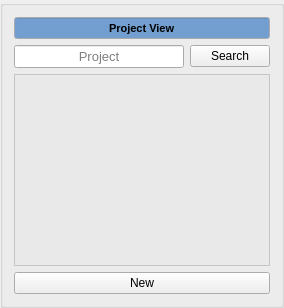
        <widget class="QGroupBox" name="project_view_groupbox">
         <property name="title">
          <string/>
         </property>
         <layout class="QGridLayout" name="gridLayout">
          <item row="1" column="0">
           <widget class="QLineEdit" name="project_search_lineedit">
            <property name="palette">
             <palette>
              <active>
               <colorrole role="WindowText">
                <brush brushstyle="SolidPattern">
                 <color alpha="255">
                  <red>0</red>
                  <green>0</green>
                  <blue>0</blue>
                 </color>
                </brush>
               </colorrole>
               <colorrole role="Dark">
                <brush brushstyle="SolidPattern">
                 <color alpha="255">
                  <red>119</red>
                  <green>119</green>
                  <blue>118</blue>
                 </color>
                </brush>
               </colorrole>
               <colorrole role="Mid">
                <brush brushstyle="SolidPattern">
                 <color alpha="255">
                  <red>159</red>
                  <green>159</green>
                  <blue>157</blue>
                 </color>
                </brush>
               </colorrole>
               <colorrole role="Text">
                <brush brushstyle="SolidPattern">
                 <color alpha="255">
                  <red>0</red>
                  <green>0</green>
                  <blue>0</blue>
                 </color>
                </brush>
               </colorrole>
               <colorrole role="ButtonText">
                <brush brushstyle="SolidPattern">
                 <color alpha="255">
                  <red>0</red>
                  <green>0</green>
                  <blue>0</blue>
                 </color>
                </brush>
               </colorrole>
               <colorrole role="Base">
                <brush brushstyle="SolidPattern">
                 <color alpha="255">
                  <red>255</red>
                  <green>255</green>
                  <blue>255</blue>
                 </color>
                </brush>
               </colorrole>
               <colorrole role="Window">
                <brush brushstyle="SolidPattern">
                 <color alpha="255">
                  <red>238</red>
                  <green>238</green>
                  <blue>236</blue>
                 </color>
                </brush>
               </colorrole>
               <colorrole role="Shadow">
                <brush brushstyle="SolidPattern">
                 <color alpha="255">
                  <red>0</red>
                  <green>0</green>
                  <blue>0</blue>
                 </color>
                </brush>
               </colorrole>
               <colorrole role="AlternateBase">
                <brush brushstyle="SolidPattern">
                 <color alpha="255">
                  <red>184</red>
                  <green>184</green>
                  <blue>184</blue>
                 </color>
                </brush>
               </colorrole>
               <colorrole role="ToolTipBase">
                <brush brushstyle="SolidPattern">
                 <color alpha="255">
                  <red>255</red>
                  <green>255</green>
                  <blue>220</blue>
                 </color>
                </brush>
               </colorrole>
               <colorrole role="ToolTipText">
                <brush brushstyle="SolidPattern">
                 <color alpha="255">
                  <red>0</red>
                  <green>0</green>
                  <blue>0</blue>
                 </color>
                </brush>
               </colorrole>
               <colorrole role="PlaceholderText">
                <brush brushstyle="NoBrush">
                 <color alpha="128">
                  <red>0</red>
                  <green>0</green>
                  <blue>0</blue>
                 </color>
                </brush>
               </colorrole>
              </active>
              <inactive>
               <colorrole role="WindowText">
                <brush brushstyle="SolidPattern">
                 <color alpha="255">
                  <red>0</red>
                  <green>0</green>
                  <blue>0</blue>
                 </color>
                </brush>
               </colorrole>
               <colorrole role="Dark">
                <brush brushstyle="SolidPattern">
                 <color alpha="255">
                  <red>119</red>
                  <green>119</green>
                  <blue>118</blue>
                 </color>
                </brush>
               </colorrole>
               <colorrole role="Mid">
                <brush brushstyle="SolidPattern">
                 <color alpha="255">
                  <red>159</red>
                  <green>159</green>
                  <blue>157</blue>
                 </color>
                </brush>
               </colorrole>
               <colorrole role="Text">
                <brush brushstyle="SolidPattern">
                 <color alpha="255">
                  <red>0</red>
                  <green>0</green>
                  <blue>0</blue>
                 </color>
                </brush>
               </colorrole>
               <colorrole role="ButtonText">
                <brush brushstyle="SolidPattern">
                 <color alpha="255">
                  <red>0</red>
                  <green>0</green>
                  <blue>0</blue>
                 </color>
                </brush>
               </colorrole>
               <colorrole role="Base">
                <brush brushstyle="SolidPattern">
                 <color alpha="255">
                  <red>255</red>
                  <green>255</green>
                  <blue>255</blue>
                 </color>
                </brush>
               </colorrole>
               <colorrole role="Window">
                <brush brushstyle="SolidPattern">
                 <color alpha="255">
                  <red>238</red>
                  <green>238</green>
                  <blue>236</blue>
                 </color>
                </brush>
               </colorrole>
               <colorrole role="Shadow">
                <brush brushstyle="SolidPattern">
                 <color alpha="255">
                  <red>0</red>
                  <green>0</green>
                  <blue>0</blue>
                 </color>
                </brush>
               </colorrole>
               <colorrole role="AlternateBase">
                <brush brushstyle="SolidPattern">
                 <color alpha="255">
                  <red>184</red>
                  <green>184</green>
                  <blue>184</blue>
                 </color>
                </brush>
               </colorrole>
               <colorrole role="ToolTipBase">
                <brush brushstyle="SolidPattern">
                 <color alpha="255">
                  <red>255</red>
                  <green>255</green>
                  <blue>220</blue>
                 </color>
                </brush>
               </colorrole>
               <colorrole role="ToolTipText">
                <brush brushstyle="SolidPattern">
                 <color alpha="255">
                  <red>0</red>
                  <green>0</green>
                  <blue>0</blue>
                 </color>
                </brush>
               </colorrole>
               <colorrole role="PlaceholderText">
                <brush brushstyle="NoBrush">
                 <color alpha="128">
                  <red>0</red>
                  <green>0</green>
                  <blue>0</blue>
                 </color>
                </brush>
               </colorrole>
              </inactive>
              <disabled>
               <colorrole role="WindowText">
                <brush brushstyle="SolidPattern">
                 <color alpha="255">
                  <red>119</red>
                  <green>119</green>
                  <blue>118</blue>
                 </color>
                </brush>
               </colorrole>
               <colorrole role="Dark">
                <brush brushstyle="SolidPattern">
                 <color alpha="255">
                  <red>119</red>
                  <green>119</green>
                  <blue>118</blue>
                 </color>
                </brush>
               </colorrole>
               <colorrole role="Mid">
                <brush brushstyle="SolidPattern">
                 <color alpha="255">
                  <red>159</red>
                  <green>159</green>
                  <blue>157</blue>
                 </color>
                </brush>
               </colorrole>
               <colorrole role="Text">
                <brush brushstyle="SolidPattern">
                 <color alpha="255">
                  <red>119</red>
                  <green>119</green>
                  <blue>118</blue>
                 </color>
                </brush>
               </colorrole>
               <colorrole role="ButtonText">
                <brush brushstyle="SolidPattern">
                 <color alpha="255">
                  <red>119</red>
                  <green>119</green>
                  <blue>118</blue>
                 </color>
                </brush>
               </colorrole>
               <colorrole role="Base">
                <brush brushstyle="SolidPattern">
                 <color alpha="255">
                  <red>238</red>
                  <green>238</green>
                  <blue>236</blue>
                 </color>
                </brush>
               </colorrole>
               <colorrole role="Window">
                <brush brushstyle="SolidPattern">
                 <color alpha="255">
                  <red>238</red>
                  <green>238</green>
                  <blue>236</blue>
                 </color>
                </brush>
               </colorrole>
               <colorrole role="Shadow">
                <brush brushstyle="SolidPattern">
                 <color alpha="255">
                  <red>0</red>
                  <green>0</green>
                  <blue>0</blue>
                 </color>
                </brush>
               </colorrole>
               <colorrole role="AlternateBase">
                <brush brushstyle="SolidPattern">
                 <color alpha="255">
                  <red>184</red>
                  <green>184</green>
                  <blue>184</blue>
                 </color>
                </brush>
               </colorrole>
               <colorrole role="ToolTipBase">
                <brush brushstyle="SolidPattern">
                 <color alpha="255">
                  <red>255</red>
                  <green>255</green>
                  <blue>220</blue>
                 </color>
                </brush>
               </colorrole>
               <colorrole role="ToolTipText">
                <brush brushstyle="SolidPattern">
                 <color alpha="255">
                  <red>0</red>
                  <green>0</green>
                  <blue>0</blue>
                 </color>
                </brush>
               </colorrole>
               <colorrole role="PlaceholderText">
                <brush brushstyle="NoBrush">
                 <color alpha="128">
                  <red>0</red>
                  <green>0</green>
                  <blue>0</blue>
                 </color>
                </brush>
               </colorrole>
              </disabled>
             </palette>
            </property>
            <property name="font">
             <font>
              <pointsize>10</pointsize>
             </font>
            </property>
            <property name="text">
             <string/>
            </property>
            <property name="alignment">
             <set>Qt::AlignCenter</set>
            </property>
            <property name="placeholderText">
             <string>Project</string>
            </property>
           </widget>
          </item>
          <item row="1" column="1">
           <widget class="QPushButton" name="project_view_search_button">
            <property name="text">
             <string>Search</string>
            </property>
           </widget>
          </item>
          <item row="2" column="0" colspan="2">
           <widget class="QListWidget" name="project_list">
            <property name="palette">
             <palette>
              <active>
               <colorrole role="WindowText">
                <brush brushstyle="SolidPattern">
                 <color alpha="255">
                  <red>0</red>
                  <green>0</green>
                  <blue>0</blue>
                 </color>
                </brush>
               </colorrole>
               <colorrole role="Button">
                <brush brushstyle="SolidPattern">
                 <color alpha="255">
                  <red>255</red>
                  <green>255</green>
                  <blue>255</blue>
                 </color>
                </brush>
               </colorrole>
               <colorrole role="Light">
                <brush brushstyle="SolidPattern">
                 <color alpha="255">
                  <red>255</red>
                  <green>255</green>
                  <blue>255</blue>
                 </color>
                </brush>
               </colorrole>
               <colorrole role="Midlight">
                <brush brushstyle="SolidPattern">
                 <color alpha="255">
                  <red>255</red>
                  <green>255</green>
                  <blue>255</blue>
                 </color>
                </brush>
               </colorrole>
               <colorrole role="Dark">
                <brush brushstyle="SolidPattern">
                 <color alpha="255">
                  <red>127</red>
                  <green>127</green>
                  <blue>127</blue>
                 </color>
                </brush>
               </colorrole>
               <colorrole role="Mid">
                <brush brushstyle="SolidPattern">
                 <color alpha="255">
                  <red>170</red>
                  <green>170</green>
                  <blue>170</blue>
                 </color>
                </brush>
               </colorrole>
               <colorrole role="Text">
                <brush brushstyle="SolidPattern">
                 <color alpha="255">
                  <red>0</red>
                  <green>0</green>
                  <blue>0</blue>
                 </color>
                </brush>
               </colorrole>
               <colorrole role="BrightText">
                <brush brushstyle="SolidPattern">
                 <color alpha="255">
                  <red>255</red>
                  <green>255</green>
                  <blue>255</blue>
                 </color>
                </brush>
               </colorrole>
               <colorrole role="Base">
                <brush brushstyle="SolidPattern">
                 <color alpha="142">
                  <red>229</red>
                  <green>229</green>
                  <blue>229</blue>
                 </color>
                </brush>
               </colorrole>
               <colorrole role="Window">
                <brush brushstyle="SolidPattern">
                 <color alpha="255">
                  <red>255</red>
                  <green>255</green>
                  <blue>255</blue>
                 </color>
                </brush>
               </colorrole>
               <colorrole role="Shadow">
                <brush brushstyle="SolidPattern">
                 <color alpha="255">
                  <red>0</red>
                  <green>0</green>
                  <blue>0</blue>
                 </color>
                </brush>
               </colorrole>
               <colorrole role="AlternateBase">
                <brush brushstyle="SolidPattern">
                 <color alpha="255">
                  <red>255</red>
                  <green>255</green>
                  <blue>255</blue>
                 </color>
                </brush>
               </colorrole>
               <colorrole role="ToolTipBase">
                <brush brushstyle="SolidPattern">
                 <color alpha="255">
                  <red>255</red>
                  <green>255</green>
                  <blue>220</blue>
                 </color>
                </brush>
               </colorrole>
               <colorrole role="ToolTipText">
                <brush brushstyle="SolidPattern">
                 <color alpha="255">
                  <red>0</red>
                  <green>0</green>
                  <blue>0</blue>
                 </color>
                </brush>
               </colorrole>
               <colorrole role="PlaceholderText">
                <brush brushstyle="NoBrush">
                 <color alpha="128">
                  <red>0</red>
                  <green>0</green>
                  <blue>0</blue>
                 </color>
                </brush>
               </colorrole>
              </active>
              <inactive>
               <colorrole role="WindowText">
                <brush brushstyle="SolidPattern">
                 <color alpha="255">
                  <red>0</red>
                  <green>0</green>
                  <blue>0</blue>
                 </color>
                </brush>
               </colorrole>
               <colorrole role="Button">
                <brush brushstyle="SolidPattern">
                 <color alpha="255">
                  <red>255</red>
                  <green>255</green>
                  <blue>255</blue>
                 </color>
                </brush>
               </colorrole>
               <colorrole role="Light">
                <brush brushstyle="SolidPattern">
                 <color alpha="255">
                  <red>255</red>
                  <green>255</green>
                  <blue>255</blue>
                 </color>
                </brush>
               </colorrole>
               <colorrole role="Midlight">
                <brush brushstyle="SolidPattern">
                 <color alpha="255">
                  <red>255</red>
                  <green>255</green>
                  <blue>255</blue>
                 </color>
                </brush>
               </colorrole>
               <colorrole role="Dark">
                <brush brushstyle="SolidPattern">
                 <color alpha="255">
                  <red>127</red>
                  <green>127</green>
                  <blue>127</blue>
                 </color>
                </brush>
               </colorrole>
               <colorrole role="Mid">
                <brush brushstyle="SolidPattern">
                 <color alpha="255">
                  <red>170</red>
                  <green>170</green>
                  <blue>170</blue>
                 </color>
                </brush>
               </colorrole>
               <colorrole role="Text">
                <brush brushstyle="SolidPattern">
                 <color alpha="255">
                  <red>0</red>
                  <green>0</green>
                  <blue>0</blue>
                 </color>
                </brush>
               </colorrole>
               <colorrole role="BrightText">
                <brush brushstyle="SolidPattern">
                 <color alpha="255">
                  <red>255</red>
                  <green>255</green>
                  <blue>255</blue>
                 </color>
                </brush>
               </colorrole>
               <colorrole role="Base">
                <brush brushstyle="SolidPattern">
                 <color alpha="142">
                  <red>229</red>
                  <green>229</green>
                  <blue>229</blue>
                 </color>
                </brush>
               </colorrole>
               <colorrole role="Window">
                <brush brushstyle="SolidPattern">
                 <color alpha="255">
                  <red>255</red>
                  <green>255</green>
                  <blue>255</blue>
                 </color>
                </brush>
               </colorrole>
               <colorrole role="Shadow">
                <brush brushstyle="SolidPattern">
                 <color alpha="255">
                  <red>0</red>
                  <green>0</green>
                  <blue>0</blue>
                 </color>
                </brush>
               </colorrole>
               <colorrole role="AlternateBase">
                <brush brushstyle="SolidPattern">
                 <color alpha="255">
                  <red>255</red>
                  <green>255</green>
                  <blue>255</blue>
                 </color>
                </brush>
               </colorrole>
               <colorrole role="ToolTipBase">
                <brush brushstyle="SolidPattern">
                 <color alpha="255">
                  <red>255</red>
                  <green>255</green>
                  <blue>220</blue>
                 </color>
                </brush>
               </colorrole>
               <colorrole role="ToolTipText">
                <brush brushstyle="SolidPattern">
                 <color alpha="255">
                  <red>0</red>
                  <green>0</green>
                  <blue>0</blue>
                 </color>
                </brush>
               </colorrole>
               <colorrole role="PlaceholderText">
                <brush brushstyle="NoBrush">
                 <color alpha="128">
                  <red>0</red>
                  <green>0</green>
                  <blue>0</blue>
                 </color>
                </brush>
               </colorrole>
              </inactive>
              <disabled>
               <colorrole role="WindowText">
                <brush brushstyle="SolidPattern">
                 <color alpha="255">
                  <red>127</red>
                  <green>127</green>
                  <blue>127</blue>
                 </color>
                </brush>
               </colorrole>
               <colorrole role="Button">
                <brush brushstyle="SolidPattern">
                 <color alpha="255">
                  <red>255</red>
                  <green>255</green>
                  <blue>255</blue>
                 </color>
                </brush>
               </colorrole>
               <colorrole role="Light">
                <brush brushstyle="SolidPattern">
                 <color alpha="255">
                  <red>255</red>
                  <green>255</green>
                  <blue>255</blue>
                 </color>
                </brush>
               </colorrole>
               <colorrole role="Midlight">
                <brush brushstyle="SolidPattern">
                 <color alpha="255">
                  <red>255</red>
                  <green>255</green>
                  <blue>255</blue>
                 </color>
                </brush>
               </colorrole>
               <colorrole role="Dark">
                <brush brushstyle="SolidPattern">
                 <color alpha="255">
                  <red>127</red>
                  <green>127</green>
                  <blue>127</blue>
                 </color>
                </brush>
               </colorrole>
               <colorrole role="Mid">
                <brush brushstyle="SolidPattern">
                 <color alpha="255">
                  <red>170</red>
                  <green>170</green>
                  <blue>170</blue>
                 </color>
                </brush>
               </colorrole>
               <colorrole role="Text">
                <brush brushstyle="SolidPattern">
                 <color alpha="255">
                  <red>127</red>
                  <green>127</green>
                  <blue>127</blue>
                 </color>
                </brush>
               </colorrole>
               <colorrole role="BrightText">
                <brush brushstyle="SolidPattern">
                 <color alpha="255">
                  <red>255</red>
                  <green>255</green>
                  <blue>255</blue>
                 </color>
                </brush>
               </colorrole>
               <colorrole role="Base">
                <brush brushstyle="SolidPattern">
                 <color alpha="255">
                  <red>255</red>
                  <green>255</green>
                  <blue>255</blue>
                 </color>
                </brush>
               </colorrole>
               <colorrole role="Window">
                <brush brushstyle="SolidPattern">
                 <color alpha="255">
                  <red>255</red>
                  <green>255</green>
                  <blue>255</blue>
                 </color>
                </brush>
               </colorrole>
               <colorrole role="Shadow">
                <brush brushstyle="SolidPattern">
                 <color alpha="255">
                  <red>0</red>
                  <green>0</green>
                  <blue>0</blue>
                 </color>
                </brush>
               </colorrole>
               <colorrole role="AlternateBase">
                <brush brushstyle="SolidPattern">
                 <color alpha="255">
                  <red>255</red>
                  <green>255</green>
                  <blue>255</blue>
                 </color>
                </brush>
               </colorrole>
               <colorrole role="ToolTipBase">
                <brush brushstyle="SolidPattern">
                 <color alpha="255">
                  <red>255</red>
                  <green>255</green>
                  <blue>220</blue>
                 </color>
                </brush>
               </colorrole>
               <colorrole role="ToolTipText">
                <brush brushstyle="SolidPattern">
                 <color alpha="255">
                  <red>0</red>
                  <green>0</green>
                  <blue>0</blue>
                 </color>
                </brush>
               </colorrole>
               <colorrole role="PlaceholderText">
                <brush brushstyle="NoBrush">
                 <color alpha="128">
                  <red>0</red>
                  <green>0</green>
                  <blue>0</blue>
                 </color>
                </brush>
               </colorrole>
              </disabled>
             </palette>
            </property>
            <property name="font">
             <font>
              <pointsize>8</pointsize>
              <kerning>true</kerning>
             </font>
            </property>
            <property name="editTriggers">
             <set>QAbstractItemView::DoubleClicked|QAbstractItemView::EditKeyPressed</set>
            </property>
            <property name="resizeMode">
             <enum>QListView::Adjust</enum>
            </property>
            <property name="spacing">
             <number>0</number>
            </property>
           </widget>
          </item>
          <item row="0" column="0" colspan="2">
           <widget class="QLineEdit" name="project_view_lineedit">
            <property name="palette">
             <palette>
              <active>
               <colorrole role="Base">
                <brush brushstyle="SolidPattern">
                 <color alpha="255">
                  <red>114</red>
                  <green>159</green>
                  <blue>207</blue>
                 </color>
                </brush>
               </colorrole>
              </active>
              <inactive>
               <colorrole role="Base">
                <brush brushstyle="SolidPattern">
                 <color alpha="255">
                  <red>114</red>
                  <green>159</green>
                  <blue>207</blue>
                 </color>
                </brush>
               </colorrole>
              </inactive>
              <disabled>
               <colorrole role="Base">
                <brush brushstyle="SolidPattern">
                 <color alpha="255">
                  <red>255</red>
                  <green>255</green>
                  <blue>255</blue>
                 </color>
                </brush>
               </colorrole>
              </disabled>
             </palette>
            </property>
            <property name="font">
             <font>
              <pointsize>8</pointsize>
              <weight>75</weight>
              <bold>true</bold>
             </font>
            </property>
            <property name="autoFillBackground">
             <bool>false</bool>
            </property>
            <property name="text">
             <string>Project View</string>
            </property>
            <property name="alignment">
             <set>Qt::AlignCenter</set>
            </property>
            <property name="readOnly">
             <bool>true</bool>
            </property>
           </widget>
          </item>
          <item row="3" column="0" colspan="2">
           <widget class="QPushButton" name="new_project_button">
            <property name="text">
             <string>New</string>
            </property>
           </widget>
          </item>
         </layout>
        </widget>
